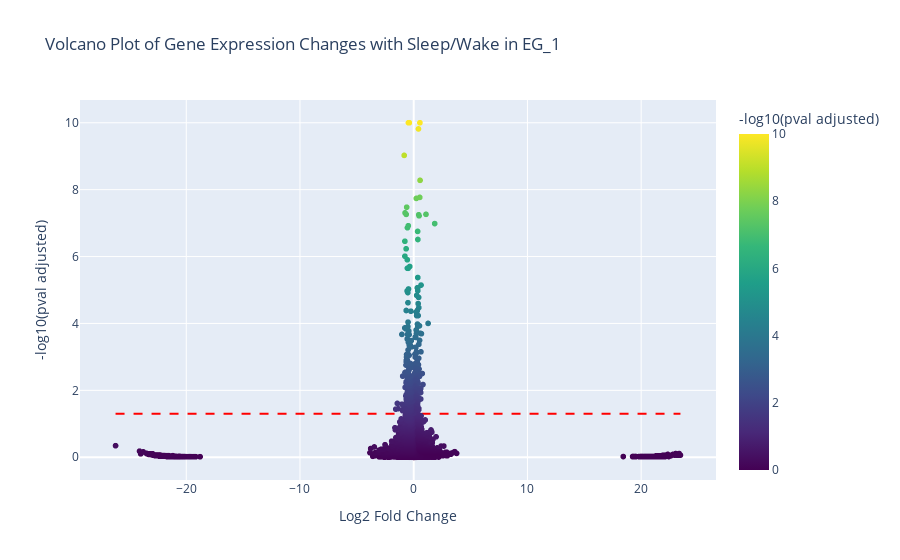

The code cell stored with this chart in its notebook:
### Code cell
# replication of the volcano plot in the shiny sleep app 

import scanpy as sc
import numpy as np
import pandas as pd
import matplotlib.pyplot as plt
import seaborn as sns
import plotly.express as px
import plotly.graph_objects as go

# Ignore all future warnings
from warnings import simplefilter
simplefilter(action='ignore', category=FutureWarning)

# Load pval and log2fc sleep data 
df = pd.read_csv('shinysleep-master/version1/data/combined_nobatch_pval_anno.csv')

# choose the cell that you want to visualize and filter the data
cell = "EG_1"
df_cell = df[df['cluster'] == cell]

# add a column to the dataframe that contains the -log10 of the pval
df_cell['-log10(pval)'] = -np.log10(df_cell['pval'])

# create volcano plot with -log10(pval) on the y-axis and log2fc on the x-axis using plotly 

# Create the interactive volcano plot
fig = px.scatter(
    df_cell,
    x='logfoldchange',
    y='-log10(pval)',
    hover_data=['gene'],
    title=f'Volcano Plot of Gene Expression Changes with Sleep/Wake in {cell}',
    labels={
        'logfoldchange': 'Log2 Fold Change',
        '-log10(pval)': '-log10(pval adjusted)'
    },
    color='-log10(pval)',
    color_continuous_scale='Viridis'
)

significance_threshold = -np.log10(0.05)
fig.add_trace(
    go.Scatter(
        x=[min(df_cell['logfoldchange']), max(df_cell['logfoldchange'])],
        y=[significance_threshold, significance_threshold],
        mode="lines",
        line=go.scatter.Line(color="red", dash="dash"),
        showlegend=False
    )
)

fig.show()

### Figure 1 — Plotly figure (JSON) as saved in the notebook; plotly's stock layout.template omitted (floating-point values rounded to 4 significant figures; data arrays with more than 128 entries replaced by an {"elided": "..."} marker saying what was removed)
{"data": [{"customdata": {"elided": "9965x1 str values"}, "hovertemplate": "Log2 Fold Change=%{x}<br>-log10(pval adjusted)=%{marker.color}<br>gene=%{customdata[0]}<extra></extra>", "legendgroup": "", "marker": {"color": {"elided": "9965 float values"}, "coloraxis": "coloraxis", "symbol": "circle"}, "mode": "markers", "name": "", "showlegend": false, "type": "scattergl", "x": {"elided": "9965 float values"}, "xaxis": "x", "y": {"elided": "9965 float values"}, "yaxis": "y"}, {"line": {"color": "red", "dash": "dash"}, "mode": "lines", "showlegend": false, "type": "scatter", "x": [-26.22, 23.45], "y": [1.301, 1.301]}], "layout": {"coloraxis": {"colorbar": {"title": {"text": "-log10(pval adjusted)"}}, "colorscale": [[0, "#440154"], [0.1111, "#482878"], [0.2222, "#3e4989"], [0.3333, "#31688e"], [0.4444, "#26828e"], [0.5556, "#1f9e89"], [0.6667, "#35b779"], [0.7778, "#6ece58"], [0.8889, "#b5de2b"], [1, "#fde725"]]}, "legend": {"tracegroupgap": 0}, "title": {"text": "Volcano Plot of Gene Expression Changes with Sleep/Wake in EG_1"}, "xaxis": {"anchor": "y", "domain": [0, 1], "title": {"text": "Log2 Fold Change"}}, "yaxis": {"anchor": "x", "domain": [0, 1], "title": {"text": "-log10(pval adjusted)"}}}}
